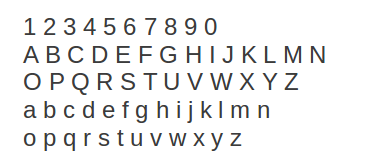
%> input picture code/document sample/1.png, 367 x 168 px
$ octave --eval "result = scanImage('../document sample/1.png');"   (GNU Octave 9; MATLAB toolbox functions it lacks are replaced by stand-ins)
%> lines starting %> are read from the running program, lines starting %| are printed output that depends on the picture; in (x1, y1, x2, y2) boxes, pixels count from 0 and x2, y2 are one past the last pixel; in counts of white or black regions, pixels touching at a corner belong together; the program's own positions count from 1
### code/functions/scanLines.m
% scan lines in picture
function lines = scanLines(picture)

% create array to store pixels
[height, width] = size(picture);
horizontal = zeros(height, 1);

% scan and calculate the number of black pixels in every line
for i = 1:height
    result = 0;
    for j = 1:width
        if picture(i, j) == 0
            result = result + 1;
        end
    end
    horizontal(i) = result;
end

% bar number of pixels in document
% figure(99);
% bar(horizontal);

% cut off lines from picture
expectation = mean(horizontal);
sigma = sqrt(std(horizontal));

lines = [];
i = 1;
while i < height
    if horizontal(i) >= expectation
        first = i;
        while i < height && horizontal(i) >= expectation - sigma * 3
            i = i + 1;
        end
        last = i;
        lines = [lines; [max(first - 5, 1), min(last + 5, height)]];
    end
    i = i + 1;
end

### code/functions/scanCharacters.m
% analysis character position in the image
function characters = scanCharacters(picture, lines)

% create array to store pixels
width = size(picture, 2);

characters = [];

for k = 1:size(lines, 1)
    first = lines(k, 1);
    last = lines(k, 2);

    vertical = zeros(width, 1);
    % scan and calculate the number of black pixels in every column
    for j = 1:width
        result = 0;
        for i = first:last
            if picture(i, j) == 0
                result = result + 1;
            end
        end
        vertical(j) = result;
    end

    % bar number of  pixels in each line
%     figure(k * 10);
%     bar(vertical);

    % scan words in this line
    words = scanWords(vertical);

    for i = 1:size(words, 1)
        position = analysisWords(picture, lines(k, :), words(i, :));

        n = size(position, 1);
        temp = struct('image', cell(n, 1), 'index', 0, 'line', k, 'word', i);
        for j = 1:n
            image = picture(lines(k, 1):lines(k, 2), position(j, 1):position(j, 2));
            image = frameImage(image);
            if ~isempty(image)
                image = image(:)';
                temp(j).image = image;
                characters = [characters; temp(j)];
            end
        end
    end
end

### code/functions/scanWords.m
% scan words in this line
function words = scanWords(vertical)

expectation = int8(mean(vertical));
sigma = int8(sqrt(std(vertical)));

% find blanks in this line
blanks = [];
i = 1;
width = size(vertical, 1);

while i < width
    if vertical(i) < expectation
        first = i;
        while i < width && vertical(i) < sigma * 0.5
            i = i + 1;
        end
        last = i;

        if last - first > sigma * 2
            blanks = [blanks; [first, last]];
        end
    end
    i = i + 1;
end

words = [];
for i = 2:size(blanks, 1);
    first = blanks(i - 1, 2);
    last = blanks(i, 1);
    words = [words; [max(first - 5, 1), min(last + 5, width)]];
end

### code/functions/scanImage.m
% scan then given image to analysis character position in the image
function characters = scanImage(path)
%> called with path = '../document sample/1.png'

% load the picture and transfer it to black and white
picture = imread(path);
%> picture is the input picture: size 168x367x3 uint8; mean R, G, B 239.8, 239.8, 239.8
picture = rgb2gray(picture);
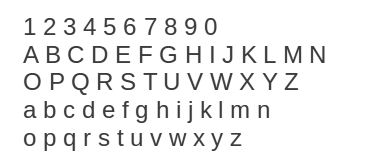
%> picture: size 168x367 uint8; min 60, max 255, mean 239.8
level = graythresh(picture);
%> level = 0.663
picture = im2bw(picture, level);
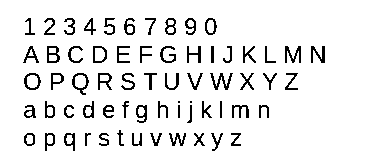
%> picture: size 168x367 logical; 91.9% white; black in thin lines or dots, all inside (x1, y1, x2, y2) = (23, 18, 325, 151)

% scan lines in picture
lines = scanLines(picture);
%> after the loop in scanLines, `for i = 1:height`: horizontal = 168 values, max 108 at index 62, min 0 at index 1, mean 29.64
%> in scanLines, `expectation = mean(horizontal);`: expectation = 29.64
%> in scanLines, `sigma = sqrt(std(horizontal));`: sigma = 5.73
%> the loop in scanLines, `while i < height` made 90 passes
%> (first, last, lines, i) on passes 30, 40, 55: (47, 64, [14 41; 42 69], 65), (74, 91, [14 41; 42 69; 69 96], 92), (106, 119, [14 41; 42 69; 69 96; 101 124], 120)
%> (last, lines, i) on pass 19: (36, [14 41], 37)
%> after the loop in scanLines, `while i < height`: first = 134; i = 168; last = 147; lines = [14 41; 42 69; 69 96; 101 124; 129 152]
%> lines = [14 41; 42 69; 69 96; 101 124; 129 152]

% [7 lines of commented-out code are left out]
characters = scanCharacters(picture, lines);
%> the loop in scanCharacters, `for k = 1:size(lines, 1)` made 5 passes
%> (first, last, expectation in scanWords) on passes 1 to 5: (14, 41, 2), (42, 69, 3), (69, 96, 3), (101, 124, 3), (129, 152, 2)
%> after the loop in scanCharacters, `for k = 1:size(lines, 1)`: characters = 62 items; first 5, index, line and word: 0 1 1, 0 1 2, 0 1 3, 0 1 4, 0 1 5; vertical = 367 values, max 18 at index 46, min 0 at index 1, mean 2.19
%> `result = scanImage('../document sample/1.png');`: result has the same summary as characters in scanCharacters

% [7 lines of commented-out code are left out]

$ run again, on code/document sample/2.png
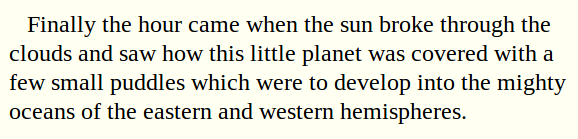
%> input picture code/document sample/2.png, 578 x 139 px
%> in scanImage, picture is the input picture: size 139x578x3 uint8; mean R, G, B 228.9, 229, 217.3
%> in scanImage, `picture = rgb2gray(picture);`:
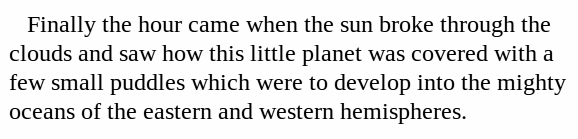
%> picture: size 139x578 uint8; min 0, max 254, mean 228
%> level = 0.565
%> in scanImage, `picture = im2bw(picture, level);`:
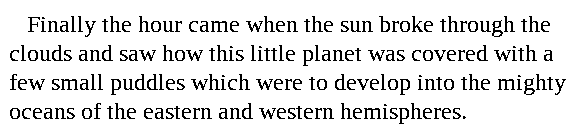
%> picture: size 139x578 logical; 89.4% white; black in thin lines or dots, all inside (x1, y1, x2, y2) = (10, 16, 566, 124)
%> after the loop in scanLines, `for i = 1:height`: horizontal = 139 values, max 289 at index 90, min 0 at index 1, mean 61.12
%> in scanLines, `expectation = mean(horizontal);`: expectation = 61.12
%> in scanLines, `sigma = sqrt(std(horizontal));`: sigma = 9.19
%> the loop in scanLines, `while i < height` made 94 passes
%> (first, last, lines, i) on passes 40, 58: (51, 62, [17 38; 46 67], 63), (80, 91, [17 38; 46 67; 75 96], 92)
%> after the loop in scanLines, `while i < height`: first = 109; i = 139; last = 120; lines = [17 38; 46 67; 75 96; 104 125]
%> the loop in scanCharacters, `for k = 1:size(lines, 1)` made 4 passes
%> (first, last, expectation in scanWords) on passes 1 to 4: (17, 38, 4), (46, 67, 4), (75, 96, 4), (104, 125, 3)
%> after the loop in scanCharacters, `for k = 1:size(lines, 1)`: characters = 174 items; first 5, index, line and word: 0 1 1, 0 1 1, 0 1 1, 0 1 1, 0 1 1; temp = 12 items; first 5, index, line and word: 0 4 7, 0 4 7, 0 4 7, 0 4 7, 0 4 7; vertical = 578 values, max 16 at index 98, min 0 at index 1, mean 3.21
%> `result = scanImage('../document sample/1.png');`: result has the same summary as characters in scanCharacters

$ run again, on code/document sample/3.png
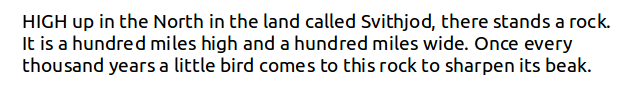
%> input picture code/document sample/3.png, 641 x 92 px
%> in scanImage, picture is the input picture: size 92x641x3 uint8; mean R, G, B 226.4, 226.7, 226.3
%> in scanImage, `picture = rgb2gray(picture);`:
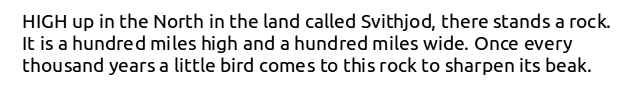
%> picture: size 92x641 uint8; min 0, max 255, mean 226.6
%> level = 0.596
%> in scanImage, `picture = im2bw(picture, level);`:
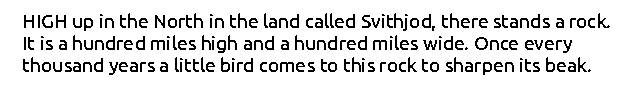
%> picture: size 92x641 logical; 87.4% white; black in thin lines or dots, all inside (x1, y1, x2, y2) = (23, 13, 610, 75)
%> after the loop in scanLines, `for i = 1:height`: horizontal = 92 values, max 336 at index 64, min 0 at index 1, mean 80.86
%> in scanLines, `expectation = mean(horizontal);`: expectation = 80.86
%> in scanLines, `sigma = sqrt(std(horizontal));`: sigma = 10.39
%> the loop in scanLines, `while i < height` made 61 passes
%> (first, last, lines, i) on passes 31, 43: (41, 51, [14 34; 36 56], 52), (63, 73, [14 34; 36 56; 58 78], 74)
%> after the loop in scanLines, `while i < height`: i = 92
%> in scanImage, `lines = scanLines(picture);`: lines = [14 34; 36 56; 58 78]
%> the loop in scanCharacters, `for k = 1:size(lines, 1)` made 3 passes
%> (first, last) on passes 1 to 3: (14, 34), (36, 56), (58, 78)
%> after the loop in scanCharacters, `for k = 1:size(lines, 1)`: characters = 160 items; first 5, index, line and word: 0 1 1, 0 1 1, 0 1 1, 0 1 1, 0 1 2; temp = 5 items; index, line and word: 0 3 13, 0 3 13, 0 3 13, 0 3 13, 0 3 13; vertical = 641 values, max 15 at index 33, min 0 at index 1, mean 3.88
%> `result = scanImage('../document sample/1.png');`: result has the same summary as characters in scanCharacters

$ run again, on code/document sample/4.png
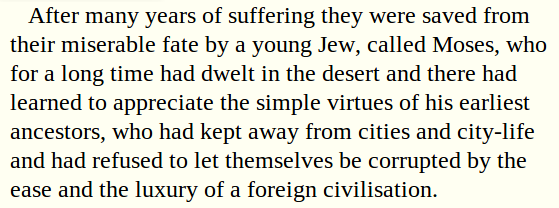
%> input picture code/document sample/4.png, 559 x 208 px
%> in scanImage, picture is the input picture: size 208x559x3 uint8; mean R, G, B 224.7, 224.7, 213.3
%> in scanImage, `picture = rgb2gray(picture);`:
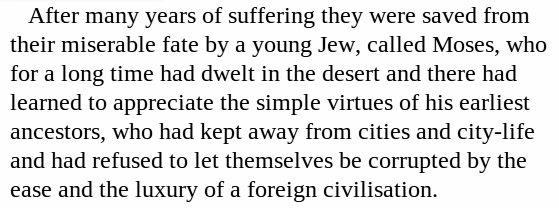
%> picture: size 208x559 uint8; min 0, max 254, mean 223.8
%> level = 0.565
%> in scanImage, `picture = im2bw(picture, level);`:
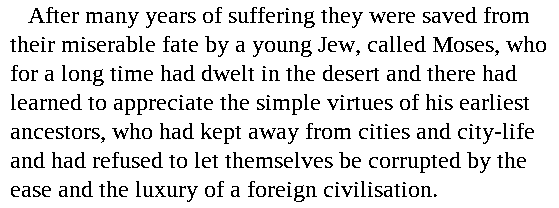
%> picture: size 208x559 logical; 87.7% white; black in thin lines or dots, all inside (x1, y1, x2, y2) = (10, 7, 546, 202)
%> after the loop in scanLines, `for i = 1:height`: horizontal = 208 values, max 290 at index 110, min 0 at index 1, mean 68.99
%> in scanLines, `expectation = mean(horizontal);`: expectation = 68.99
%> in scanLines, `sigma = sqrt(std(horizontal));`: sigma = 9.15
%> the loop in scanLines, `while i < height` made 130 passes
%> (first, last, lines, i) on passes 31, 49: (42, 53, [8 29; 37 58], 54), (71, 82, [8 29; 37 58; 66 87], 83)
%> after the loop in scanLines, `while i < height`: first = 187; i = 208; last = 198; lines = [8 29; 37 58; 66 87; 95 116; 124 145; 153 174; 182 203]
%> the loop in scanCharacters, `for k = 1:size(lines, 1)` made 7 passes
%> (first, last, expectation in scanWords) on passes 1 to 7: (8, 29, 4), (37, 58, 4), (66, 87, 4), (95, 116, 4), (124, 145, 4), (153, 174, 4), (182, 203, 3)
%> after the loop in scanCharacters, `for k = 1:size(lines, 1)`: characters = 298 items; first 5, index, line and word: 0 1 1, 0 1 1, 0 1 1, 0 1 1, 0 1 2; temp = 13 items; first 5, index, line and word: 0 7 8, 0 7 8, 0 7 8, 0 7 8, 0 7 8; vertical = 559 values, max 16 at index 90, min 0 at index 1, mean 3.06
%> `result = scanImage('../document sample/1.png');`: result has the same summary as characters in scanCharacters
